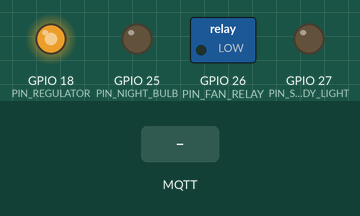
Recording of a sketch running on a simulated ESP32. Parts: switched loads named in the sketch (green lamp = pin HIGH), output pins drawn as LEDs (lit = HIGH). Inputs (shaded band) come from the test bench. WiFi joins after 1.5 s; servers stay silent unless stated; random numbers use the default seed unless the sketch sets one; no MQTT or app messages arrive unless stated; what the sketch prints to the serial monitor is not drawn.

Above: at 3.2 s.
3.3 s: MQTT message "all_off" arrives on the second subscribed topic
At 4.5 s:
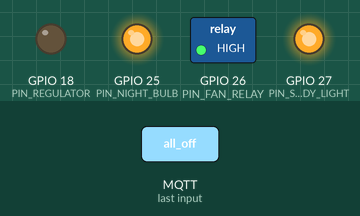
4.8 s: MQTT message "night_mode" arrives on the second subscribed topic
At 5.7 s:
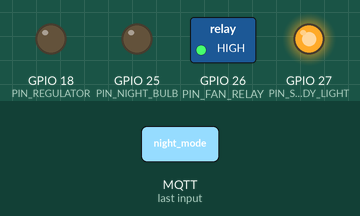
Timing chart, 0 to 7.8 s (numbered marks = the images above; inputs shaded):
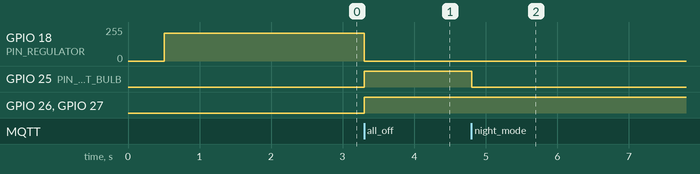

The sketch:

esp32_harry_node.ino
```cpp
/* ==============================================================================
 * ESP32 Node Firmware — Harry's Room Switchboard
 * Room ID: harry (Floor: 2nd Floor)
 *
 * Controlled Appliances:
 *   - hr3: Night Bulb (GPIO 25)
 *   - hr4: Ceiling Fan (GPIO 26)
 *   - hr5: Study / Room Light (GPIO 27)
 *   - hr6: Fan Regulator (PWM on GPIO 18, Speed 1-5)
 *
 * Telemetry:
 *   - Wi-Fi RSSI signal strength & IP address
 *   - Temperature & Humidity readings
 *
 * MQTT Topics:
 *   - Subscribes to: home/nodes/harry/set
 *   - Subscribes to: home/nodes/all/scene (Broadcast scenes: ALL_OFF,
 * NIGHT_MODE)
 *   - Publishes to:  home/nodes/harry/telemetry
 * ==============================================================================
 */

#include <ArduinoJson.h>
#include <PubSubClient.h>
#include <WiFi.h>

// ==============================================================================
// 1. NETWORK & MQTT CONFIGURATION
// ==============================================================================
const char *WIFI_SSID = "YOUR_WIFI_SSID";
const char *WIFI_PASSWORD = "YOUR_WIFI_PASSWORD";

const char *MQTT_SERVER = "192.168.137.185"; // Raspberry Pi Gateway IP
const int MQTT_PORT = 1883;                  // Mosquitto Broker Port
const char *NODE_ID = "harry"; // Node identifier matching Firebase

// MQTT Topic Definitions
const char *TOPIC_SET        = "home/nodes/harry/set";
const char *TOPIC_SCENE      = "home/nodes/all/scene";
const char *TOPIC_TELEMETRY  = "home/nodes/harry/telemetry";
const char *TOPIC_HEARTBEAT  = "home/nodes/harry/heartbeat";

// ==============================================================================
// 2. HARDWARE PIN DEFINITIONS
// ==============================================================================
#define PIN_NIGHT_BULB 25  // hr3: Night Bulb
#define PIN_FAN_RELAY 26   // hr4: Fan Power Relay
#define PIN_STUDY_LIGHT 27 // hr5: Study Light
#define PIN_REGULATOR 18   // hr6: Fan Speed Regulator (PWM)

#define RELAY_ON LOW
#define RELAY_OFF HIGH

const int PWM_CHANNEL = 0;
const int PWM_FREQ = 5000;
const int PWM_RESOLUTION = 8;

// Appliance States
bool stateNightBulb = true;
bool stateFan = true;
bool stateStudyLight = true;
int fanSpeed = 4; // Level 1 - 5 (Default 4)

// Environmental Data
float ambientTemp = 23.8;
float ambientHumidity = 60.0;

// Timing Constants
unsigned long lastTelemetryMillis  = 0;
unsigned long lastHeartbeatMillis  = 0;
const unsigned long TELEMETRY_INTERVAL_MS  = 8000;
const unsigned long HEARTBEAT_INTERVAL_MS  = 2000; // Heartbeat every 2s

WiFiClient espClient;
PubSubClient mqttClient(espClient);

// ==============================================================================
// 3. HARDWARE CONTROL HELPERS
// ==============================================================================
void applyFanSpeed(int speedLevel) {
  if (speedLevel < 1)
    speedLevel = 1;
  if (speedLevel > 5)
    speedLevel = 5;
  fanSpeed = speedLevel;

  int dutyCycle = map(speedLevel, 1, 5, 80, 255);
  if (!stateFan)
    dutyCycle = 0;

#if ESP_ARDUINO_VERSION >= ESP_ARDUINO_VERSION_VAL(3, 0, 0)
  ledcWrite(PIN_REGULATOR, dutyCycle);
#else
  ledcWrite(PWM_CHANNEL, dutyCycle);
#endif
  Serial.printf("[REGULATOR] Harry Fan Speed set to Level %d (Duty %d/255)\n",
                fanSpeed, dutyCycle);
}

void applyRelayStates() {
  digitalWrite(PIN_NIGHT_BULB, stateNightBulb ? RELAY_ON : RELAY_OFF);
  digitalWrite(PIN_FAN_RELAY, stateFan ? RELAY_ON : RELAY_OFF);
  digitalWrite(PIN_STUDY_LIGHT, stateStudyLight ? RELAY_ON : RELAY_OFF);

  applyFanSpeed(fanSpeed);
}

void initPins() {
  pinMode(PIN_NIGHT_BULB, OUTPUT);
  pinMode(PIN_FAN_RELAY, OUTPUT);
  pinMode(PIN_STUDY_LIGHT, OUTPUT);

#if ESP_ARDUINO_VERSION >= ESP_ARDUINO_VERSION_VAL(3, 0, 0)
  ledcAttach(PIN_REGULATOR, PWM_FREQ, PWM_RESOLUTION);
#else
  ledcSetup(PWM_CHANNEL, PWM_FREQ, PWM_RESOLUTION);
  ledcAttachPin(PIN_REGULATOR, PWM_CHANNEL);
#endif

  applyRelayStates();
}

// ==============================================================================
// 4. TELEMETRY & HEARTBEAT PUBLISHERS
// ==============================================================================

// Lightweight heartbeat — just proves the node is alive (2s interval)
void publishHeartbeat() {
  JsonDocument doc;
  doc["node_id"]  = NODE_ID;
  doc["ts_ms"]    = millis();
  doc["rssi"]     = WiFi.RSSI();

  char buffer[128];
  size_t n = serializeJson(doc, buffer);
  mqttClient.publish(TOPIC_HEARTBEAT, buffer, n);
  Serial.println("[MQTT HEARTBEAT] ♥ sent");
}

// Full telemetry — relay states + environment (8s interval)
void publishTelemetry() {
  JsonDocument doc;
  doc["node_id"] = NODE_ID;
  doc["room"] = "Harry Room (2nd Floor)";
  doc["mac"] = WiFi.macAddress();
  doc["rssi"] = WiFi.RSSI();
  doc["status"] = "online";
  doc["uptime_s"] = millis() / 1000;

  doc["relays"]["hr3_night_bulb"] = stateNightBulb;
  doc["relays"]["hr4_fan"] = stateFan;
  doc["relays"]["hr4_fan_speed"] = fanSpeed;
  doc["relays"]["hr5_study_light"] = stateStudyLight;

  doc["temperature"] = ambientTemp;
  doc["humidity"] = ambientHumidity;

  char buffer[512];
  size_t n = serializeJson(doc, buffer);
  mqttClient.publish(TOPIC_TELEMETRY, buffer, n);
  Serial.print("[MQTT PUB] Telemetry: ");
  Serial.println(buffer);
}

// ==============================================================================
// 5. MQTT INCOMING COMMAND HANDLER
// ==============================================================================
void handleMqttMessage(char *topic, byte *payload, unsigned int length) {
  char message[512];
  if (length >= sizeof(message))
    length = sizeof(message) - 1;
  memcpy(message, payload, length);
  message[length] = '\0';

  Serial.printf("[MQTT RECV] Topic: %s | Payload: %s\n", topic, message);

  JsonDocument doc;
  DeserializationError error = deserializeJson(doc, message);

  if (String(topic) == TOPIC_SCENE) {
    const char *scene = doc["name"] | message;
    if (strcmp(scene, "all_off") == 0) {
      stateNightBulb = false;
      stateFan = false;
      stateStudyLight = false;
      Serial.println(">> Scene Executed: ALL_OFF");
    } else if (strcmp(scene, "night_mode") == 0) {
      stateNightBulb = true;
      stateStudyLight = false;
      Serial.println(">> Scene Executed: NIGHT_MODE");
    }
  } else if (!error) {
    const char* nameStr = doc["name"] | "";
    if (doc["hr3"].is<bool>() || strstr(nameStr, "NIGHT")) {
      stateNightBulb = doc["hr3"].is<bool>() ? doc["hr3"].as<bool>() : doc["state"].as<bool>();
    }
    if (doc["hr4"].is<bool>() || strcmp(nameStr, "FAN") == 0) {
      stateFan = doc["hr4"].is<bool>() ? doc["hr4"].as<bool>() : doc["state"].as<bool>();
      if (doc["speed"].is<int>()) {
        fanSpeed = doc["speed"].as<int>();
      }
    }
    if (doc["hr5"].is<bool>() || strstr(nameStr, "LIGHT")) {
      stateStudyLight = doc["hr5"].is<bool>() ? doc["hr5"].as<bool>() : doc["state"].as<bool>();
    }
  }

  applyRelayStates();
  publishTelemetry();
}

// ==============================================================================
// 6. WI-FI & MQTT CONNECTION MANAGERS
// ==============================================================================
void setupWiFi() {
  delay(10);
  Serial.print("\nConnecting to Wi-Fi: ");
  Serial.println(WIFI_SSID);

  WiFi.mode(WIFI_STA);
  WiFi.begin(WIFI_SSID, WIFI_PASSWORD);

  int attempts = 0;
  while (WiFi.status() != WL_CONNECTED && attempts < 30) {
    delay(500);
    Serial.print(".");
    attempts++;
  }

  if (WiFi.status() == WL_CONNECTED) {
    Serial.println("\n[Wi-Fi] Connected!");
    Serial.print("[Wi-Fi] IP: ");
    Serial.println(WiFi.localIP());
  }
}

void reconnectMQTT() {
  while (!mqttClient.connected()) {
    if (WiFi.status() != WL_CONNECTED)
      setupWiFi();
    Serial.print("[MQTT] Connecting to RPi Broker...");
    String clientId =
        String("ESP32_") + NODE_ID + "_" + String(random(0xffff), HEX);
    if (mqttClient.connect(clientId.c_str())) {
      Serial.println(" Connected!");
      mqttClient.subscribe(TOPIC_SET);
      mqttClient.subscribe(TOPIC_SCENE);
      publishTelemetry();
    } else {
      Serial.printf(" Failed (rc=%d). Retrying in 5s...\n", mqttClient.state());
      delay(5000);
    }
  }
}

// ==============================================================================
// 7. SETUP & MAIN LOOP
// ==============================================================================
void setup() {
  Serial.begin(115200);
  delay(500);
  Serial.println("\n=============================================");
  Serial.println("   ⚡ ELECTROFIC — ESP32 HARRY ROOM NODE     ");
  Serial.println("=============================================");

  initPins();
  setupWiFi();

  mqttClient.setServer(MQTT_SERVER, MQTT_PORT);
  mqttClient.setCallback(handleMqttMessage);
  mqttClient.setBufferSize(512);
}

void loop() {
  if (!mqttClient.connected())
    reconnectMQTT();
  mqttClient.loop();

  unsigned long currentMillis = millis();

  // Heartbeat every 2 seconds (lightweight — just signals the node is alive)
  if (currentMillis - lastHeartbeatMillis >= HEARTBEAT_INTERVAL_MS) {
    lastHeartbeatMillis = currentMillis;
    publishHeartbeat();
  }

  // Full telemetry every 8 seconds (relay states + environment data)
  if (currentMillis - lastTelemetryMillis >= TELEMETRY_INTERVAL_MS) {
    lastTelemetryMillis = currentMillis;
    publishTelemetry();
  }
}
```

Measured:
- after the input at 3.3 s, GPIO 18 (PIN_REGULATOR): 210/255 → 0/255 at once; GPIO 25 (PIN_NIGHT_BULB), GPIO 26 (PIN_FAN_RELAY), GPIO 27 (PIN_STUDY_LIGHT): LOW → HIGH at once
- after the input at 4.8 s, GPIO 25 (PIN_NIGHT_BULB): HIGH → LOW at once
